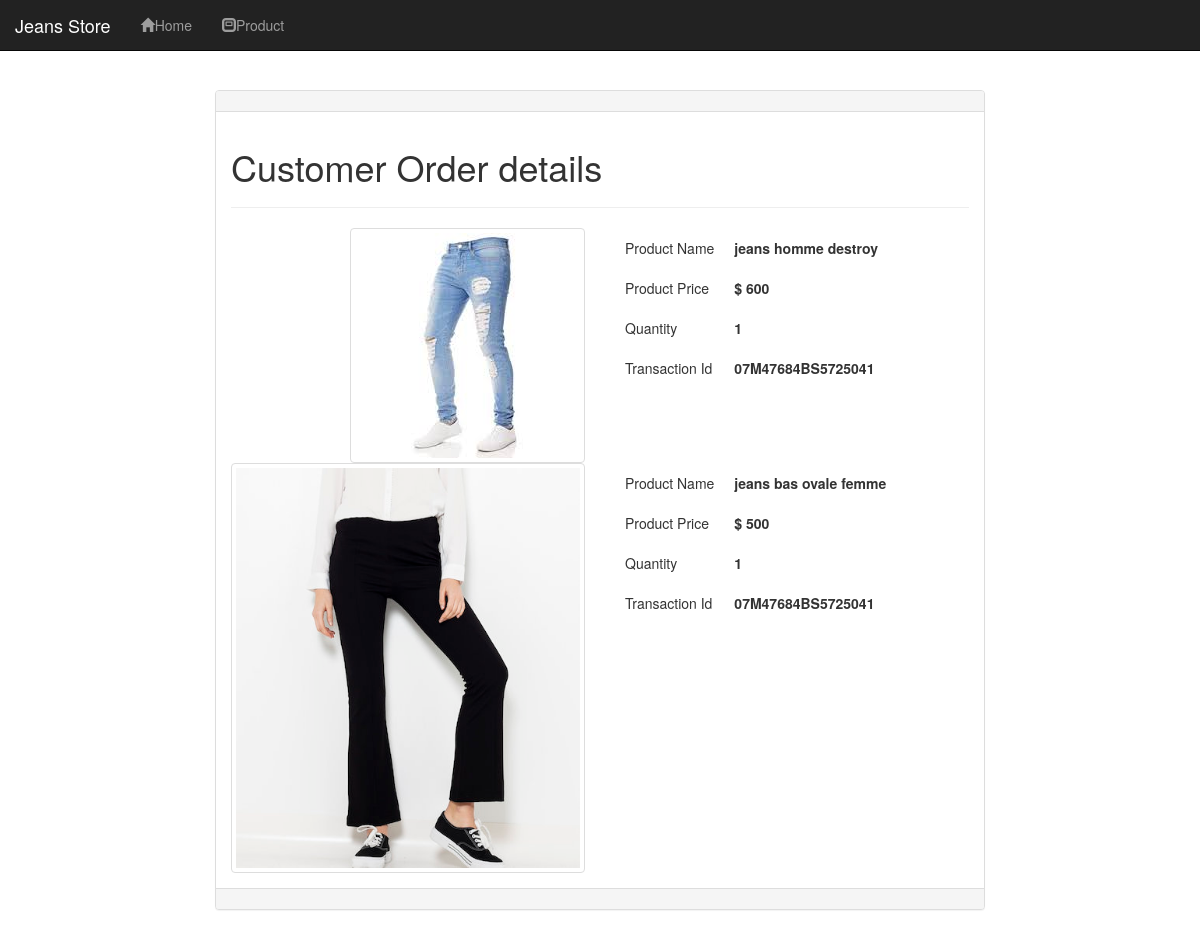
/customer_order.php (signed in), run on the app's committed database.
### tables this page shows
CREATE TABLE `orders` (
  `order_id` int(11) NOT NULL,
  `user_id` int(11) NOT NULL,
  `product_id` int(11) NOT NULL,
  `qty` int(11) NOT NULL,
  `trx_id` varchar(255) NOT NULL,
  `p_status` varchar(20) NOT NULL
);

CREATE TABLE `products` (
  `product_id` int(100) NOT NULL,
  `product_cat` int(100) NOT NULL,
  `product_brand` int(100) NOT NULL,
  `product_title` varchar(255) NOT NULL,
  `product_price` int(100) NOT NULL,
  `product_desc` text NOT NULL,
  `product_image` text NOT NULL,
  `product_keywords` text NOT NULL
);

### customer_order.php (the view, shortened to what this page needs)
<!DOCTYPE html>
<html>
	<head>
		<link rel="stylesheet" href="css/bootstrap.min.css"/>
	</head>
<body>
	<div class="navbar navbar-inverse navbar-fixed-top">
		<div class="container-fluid">
			<div class="navbar-header">
				<a href="#" class="navbar-brand">Jeans Store</a>
			</div>
			<ul class="nav navbar-nav">
				<li><a href="index.php"><span class="glyphicon glyphicon-home"></span>Home</a></li>
				<li><a href="index.php"><span class="glyphicon glyphicon-modal-window"></span>Product</a></li>
			</ul>
		</div>
	</div>
	<p><br/></p>
	<p><br/></p>
	<p><br/></p>
	<div class="container-fluid">
		<div class="row">
			<div class="col-md-2"></div>
			<div class="col-md-8">
				<div class="panel panel-default">
					<div class="panel-heading"></div>
					<div class="panel-body">
						<h1>Customer Order details</h1>
						<hr/>
						<?php
							include_once("db.php");
							$user_id = $_SESSION["uid"];
							$orders_list = "SELECT o.order_id,o.user_id,o.product_id,o.qty,o.trx_id,o.p_status,p.product_title,p.product_price,p.product_image FROM orders o,products p WHERE o.user_id='$user_id' AND o.product_id=p.product_id";
							$query = mysqli_query($con,$orders_list);
							if (mysqli_num_rows($query) > 0) {
								while ($row=mysqli_fetch_array($query)) {
									?>
										<div class="row">
											<div class="col-md-6">
												<img style="float:right;" src="product_images/<?php echo $row['product_image']; ?>" class="img-responsive img-thumbnail"/>
											</div>
											<div class="col-md-6">
												<table>
													<tr><td>Product Name</td><td><b><?php echo $row["product_title"]; ?></b> </td></tr>
													<tr><td>Product Price</td><td><b><?php echo "$ ".$row["product_price"]; ?></b></td></tr>
													<tr><td>Quantity</td><td><b><?php echo $row["qty"]; ?></b></td></tr>
													<tr><td>Transaction Id</td><td><b><?php echo $row["trx_id"]; ?></b></td></tr>
												</table>
											</div>
										</div>
									<?php
								}
							}
						?>
					</div>
					<div class="panel-footer"></div>
				</div>
			</div>
			<div class="col-md-2"></div>
		</div>
	</div>
</body>
</html>

### customer_order.php (style rules this page uses)
table tr td { padding:10px; }

### data on the page
orders: product.product_image (picture), product.product_title "jeans homme destroy", product.product_price "600", qty "1", trx "07M47684BS5725041"
orders: product.product_image (picture), product.product_title "jeans bas ovale femme", product.product_price "500", qty "1", trx "07M47684BS5725041"
